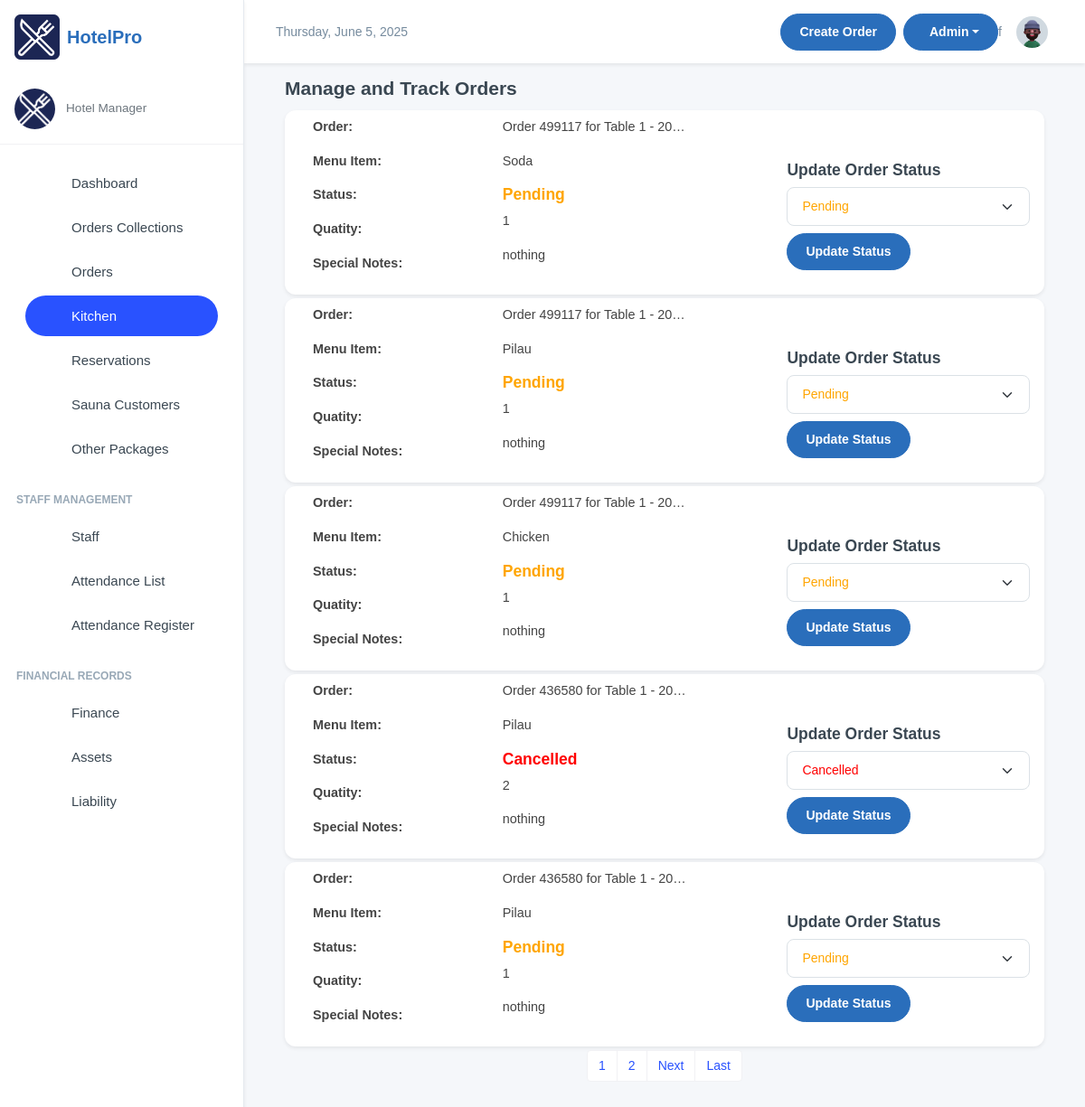
The page /kitchen/ on the database its author committed.
### inventory/models.py (models this page shows, shortened)
class OrderItem(models.Model):
    ORDER_TYPE_CHOICES = [
        ('Dine-In', 'Dine-In'),
        ('Take-Away', 'Take-Away'),
    ]
    SPECIAL_NOTES_CHOICES = [
        ('nothing', 'Nothing'),
        ('strongly spiced', 'Strongly Spiced'),
        ('midly spiced', 'Mildly Spiced'),
        ('chips', 'Chips'),
        ('rice', 'Rice'),
        ('posho', 'Posho'),
        ('rice_posho', 'Rice + Posho'),
        ('chips_rice', 'Chips + Rice'),
        ('chips_posho', 'Chips + Posho'),
    ]
    order = models.ForeignKey('OrderTransaction', on_delete=models.CASCADE, related_name='order_items')
    menu_item = models.ForeignKey('MenuItem', on_delete=models.CASCADE, null=True, blank=True)
    order_date = models.DateTimeField(auto_now_add=True)
    customer_name = models.CharField(max_length=255, blank=True, null=True, default="Customer")
    dining_area = models.ForeignKey('DiningArea', on_delete=models.SET_NULL, null=True, blank=True)
    table = models.ForeignKey('Table', on_delete=models.SET_NULL, null=True, blank=True)
    total_price = models.DecimalField(max_digits=10, decimal_places=2, default=Decimal('0.00'))
    quantity = models.IntegerField(blank=True, null=True)
    status = models.CharField(
        max_length=50,
        choices=[('Pending', 'Pending'), ('Preparing', 'Preparing'), ('Cooked', 'Completed'), ('Served', 'Served'), ('Cancelled', 'Cancelled')],
        default='Pending'
    )
    special_notes = models.CharField(
        max_length=50,
        choices=SPECIAL_NOTES_CHOICES,
        default="nothing",
        blank=True,
        null=True
    )
    order_type = models.CharField(
        max_length=10,
        choices=ORDER_TYPE_CHOICES,
        default='Dine-In'
    )
    updated = models.DateTimeField(auto_now=True, blank=True, null=True)
    class Meta:
        verbose_name = 'Order Item'
        verbose_name_plural = 'Order Items'
        ordering = ['-order_date']

class OrderTransaction(models.Model):
    pay_mode = (
        ("NO PAYMENT", "NO PAYMENT"),
        ("CASH", "CASH"),
        ("MOMO PAY", "MOMO PAY"),
        ("AIRTEL PAY", "AIRTEL PAY"),
        ("INVOICE", "INVOICE"),
    )
    random_id = models.CharField(max_length=6, unique=True, editable=False, default=generate_random_id)
    customer_name = models.CharField(max_length=255, blank=True, null=True, default="Customer")
    served_by = models.CharField(
        max_length=255, blank=True, null=True, default="Waitress")
    dining_area = models.ForeignKey(DiningArea, on_delete=models.SET_NULL, null=True, blank=True)
    table = models.ForeignKey(Table, on_delete=models.SET_NULL, null=True, blank=True )
    special_notes = models.TextField(default="Null")
    created = models.DateTimeField(auto_now_add=True)
    payment_mode = models.CharField(default="NO PAYMENT", max_length=50, choices=pay_mode)
    transaction_id = models.CharField(blank=True, null=True, max_length=100, help_text="Transaction ID / Invoice Number")
    created_by = models.ForeignKey(User, on_delete=models.SET_NULL, null=True, blank=True)
    updated = models.DateField(auto_now=True, blank=True, null=True)
    class Meta:
        ordering = ['-created']
    def __str__(self):
        if self.table and self.dining_area:
            return f"Order {self.random_id} for Table {self.table.table_number} in {self.dining_area.name} - {self.created}"
        elif self.table:
            return f"Order {self.random_id} for Table {self.table.table_number} - {self.created}"
        else:
            return f"Order {self.random_id} - {self.created}"

class Table(models.Model):
    table_number = models.IntegerField()
    dining_area = models.ForeignKey(DiningArea, on_delete=models.CASCADE, related_name='tables')
    capacity = models.IntegerField()  # Number of seats at the table
    is_available = models.BooleanField(default=True)

class MenuItem(models.Model):
    category = models.ForeignKey(Category, on_delete=models.CASCADE, related_name="menu_items")
    name = models.CharField(max_length=100)
    description = models.TextField()
    price = models.DecimalField(max_digits=10, decimal_places=2, default=Decimal('0.00'))
    is_available = models.BooleanField(default=True)
    image_url = models.ImageField(blank=True, null=True, upload_to="menu_items")
    def __str__(self):
        return self.name
    class Meta:
        ordering = ['name']

### kitchen/views.py (the view)
# urls.py: path("", views.kitchen, name='kitchen'),
def kitchen(request):
    orders = OrderItem.objects.exclude(status='Served').order_by('-order_date')
    paginator = Paginator(orders, 5)
    page_number = request.GET.get('page')
    orders = paginator.get_page(page_number)
    return render(request, "kitchen.html", {"orders": orders})

### kitchen/templates/kitchen.html (shortened to what this page needs)
{% extends 'base.html' %}
{% block content %}
<div class="container">
    <div class="card-body">
        <div class="row">
            <h4 class="fw-semibold mb-2">Manage and Track Orders</h4>
            <div class="container">
                {% if orders %}
                    {% for order in orders %}
                    <div class="card my-1">
                        <div class="row my-2 ms-3">
                            <div class="col-3">
                                <p class="fw-bolder">Order:</p>
                                <p class="fw-bolder">Menu Item:</p>
                                <p class="fw-bolder">Status:</p>
                                <p class="fw-bolder">Quatity:</p>
                                <p class="fw-bolder">Special Notes:</p>
                            </div>
                            <div class="col">
                                <p>{{ order.order|truncatechars:30 }}</p>
                                <p>{{ order.menu_item }}</p>
                                <h5 class="fw-bolder status-text {% if order.status == 'Pending' %}status-pending
                                            {% elif order.status == 'Preparing' %}status-preparing
                                            {% elif order.status == 'Served' %}status-served
                                            {% elif order.status == 'Cooked' %}status-completed
                                            {% elif order.status == 'Cancelled' %}status-cancelled
                                            {% endif %}">
                                    {{ order.status }}
                                </h5>
                                <p> {{ order.quantity }}</p>
                                <p>{{ order.special_notes|default:"N/A" }}</p>
                            </div>
                            <div class="col mx-3">
                                <h5 class="mt-5">Update Order Status</h5>
                                <form action="/kitchen/update_order_status/{{order.id}}/" method="post">
                                    <select name="status" class="form-select mb-2 order-status-select" data-order-id="{{ order.id }}">
                                        <option value="Pending" {% if order.status == "Pending" %}selected{% endif %}>Pending</option>
                                        <option value="Cancelled" {% if order.status == "Cancelled" %}selected{% endif %}>Cancelled</option>
                                    </select>
                                    <button type="submit" class="btn btn-md btn-primary">Update Status</button>
                                </form>
                            </div>
                        </div>
                    </div>
                    {% endfor %}
                {% else %}
                    <p>No orders available at the moment.</p>
                {% endif %}
            </div>
        </div>
    </div>
</div>
<nav aria-label="Page navigation">
    <ul class="pagination justify-content-center">
        {% for page_num in orders.paginator.page_range %}
            {% if page_num >= orders.number|add:-2 and page_num <= orders.number|add:2 %}
            <li class="page-item {% if page_num == orders_list.number %}active{% endif %}">
                <a class="page-link" href="?page={{ page_num }}">{{ page_num }}</a>
            </li>
            {% elif page_num == 1 or page_num == orders.paginator.num_pages %}
            <li class="page-item">
                <a class="page-link" href="?page={{ page_num }}">{{ page_num }}</a>
            </li>
            {% elif page_num == orders.number|add:-3 or page_num == orders.number|add:3 %}
            <li class="page-item disabled"><span class="page-link">...</span></li>
            {% endif %}
        {% endfor %}
        {% if orders.has_next %}
        <li class="page-item">
            <a class="page-link" href="?page={{ orders.next_page_number }}">Next</a>
        </li>
        <li class="page-item">
            <a class="page-link" href="?page={{ orders.paginator.num_pages }}">Last</a>
        </li>
        {% endif %}
    </ul>
</nav>
{% endblock content %}

### templates/base.html (style rules this page uses)
:root { --primary-color: #2A6EBB; --secondary-color: #F8F9FA; --accent-color: #FFD700; --text-color: #333333; --success-color: #28a745; --danger-color: #dc3545; --warning-color: #ffc107; --info-color: #17a2b8; }
body { font-family: 'Poppins', sans-serif; background-color: #f5f7fa; }
.btn-primary { background-color: var(--primary-color); border-color: var(--primary-color); }
.card { border-radius: 0.75rem; border: none; box-shadow: 0 0.125rem 0.25rem rgba(0, 0, 0, 0.075); transition: transform 0.2s ease-in-out, box-shadow 0.2s ease-in-out; }

### kitchen/templates/kitchen.html (style rules this page uses)
.container .card-body p { font-size: .9rem; font-family: 'Arial', sans-serif; color: #444444; }
.status-pending { color: orange; }
.status-cancelled { color: red; }

### rows shown on the page
OrderItem: order "Order 499117 for Table 1 - 20…", menu_item "Soda", status "Pending", quantity "1", special_notes "nothing"
OrderItem: order "Order 499117 for Table 1 - 20…", menu_item "Pilau", status "Pending", quantity "1", special_notes "nothing"
OrderItem: order "Order 499117 for Table 1 - 20…", menu_item "Chicken", status "Pending", quantity "1", special_notes "nothing"
OrderItem: order "Order 436580 for Table 1 - 20…", menu_item "Pilau", status "Cancelled", quantity "2", special_notes "nothing"
OrderItem: order "Order 436580 for Table 1 - 20…", menu_item "Pilau", status "Pending", quantity "1", special_notes "nothing"

### other values the page prints
{{ page_num }} "1" "2"
